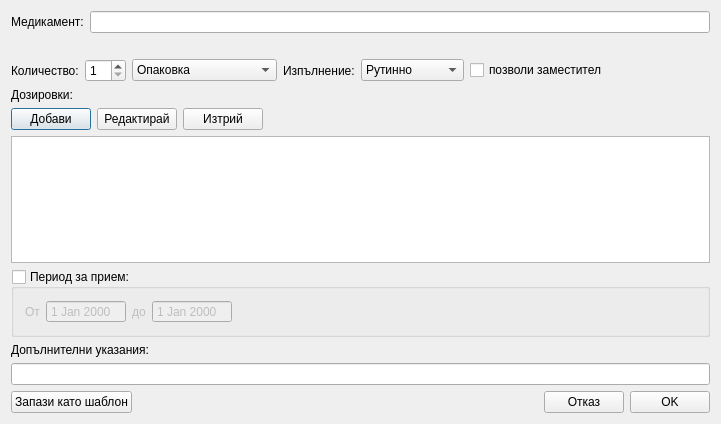
<?xml version="1.0" encoding="UTF-8"?>
<ui version="4.0">
 <class>MedicationDialogClass</class>
 <widget class="QDialog" name="MedicationDialogClass">
  <property name="geometry">
   <rect>
    <x>0</x>
    <y>0</y>
    <width>721</width>
    <height>424</height>
   </rect>
  </property>
  <property name="windowTitle">
   <string>MedicationDialog</string>
  </property>
  <layout class="QVBoxLayout" name="verticalLayout">
   <item>
    <layout class="QHBoxLayout" name="horizontalLayout">
     <item>
      <widget class="QLabel" name="label">
       <property name="text">
        <string>Медикамент:</string>
       </property>
      </widget>
     </item>
     <item>
      <widget class="AutoCompleteLineEdit" name="medicationEdit">
       <property name="sizePolicy">
        <sizepolicy hsizetype="Expanding" vsizetype="Fixed">
         <horstretch>0</horstretch>
         <verstretch>0</verstretch>
        </sizepolicy>
       </property>
       <property name="minimumSize">
        <size>
         <width>500</width>
         <height>0</height>
        </size>
       </property>
      </widget>
     </item>
    </layout>
   </item>
   <item>
    <widget class="QLabel" name="formLabel">
     <property name="text">
      <string/>
     </property>
    </widget>
   </item>
   <item>
    <layout class="QHBoxLayout" name="horizontalLayout_2">
     <item>
      <widget class="QLabel" name="label_3">
       <property name="text">
        <string>Количество:</string>
       </property>
      </widget>
     </item>
     <item>
      <widget class="QSpinBox" name="quantity">
       <property name="minimum">
        <number>1</number>
       </property>
      </widget>
     </item>
     <item>
      <widget class="QComboBox" name="quantityValue">
       <item>
        <property name="text">
         <string>Опаковка</string>
        </property>
       </item>
       <item>
        <property name="text">
         <string>Лекарствена форма</string>
        </property>
       </item>
      </widget>
     </item>
     <item>
      <widget class="QLabel" name="label_2">
       <property name="text">
        <string>Изпълнение:</string>
       </property>
      </widget>
     </item>
     <item>
      <widget class="QComboBox" name="priorityCombo">
       <property name="minimumSize">
        <size>
         <width>100</width>
         <height>0</height>
        </size>
       </property>
       <item>
        <property name="text">
         <string>Рутинно</string>
        </property>
       </item>
       <item>
        <property name="text">
         <string>Бързо</string>
        </property>
       </item>
       <item>
        <property name="text">
         <string>Много бързо</string>
        </property>
       </item>
       <item>
        <property name="text">
         <string>Веднага</string>
        </property>
       </item>
      </widget>
     </item>
     <item>
      <widget class="QCheckBox" name="substitutionCheck">
       <property name="text">
        <string>позволи заместител</string>
       </property>
      </widget>
     </item>
     <item>
      <spacer name="horizontalSpacer_2">
       <property name="orientation">
        <enum>Qt::Orientation::Horizontal</enum>
       </property>
       <property name="sizeHint" stdset="0">
        <size>
         <width>40</width>
         <height>20</height>
        </size>
       </property>
      </spacer>
     </item>
    </layout>
   </item>
   <item>
    <widget class="QLabel" name="label_5">
     <property name="text">
      <string>Дозировки:</string>
     </property>
    </widget>
   </item>
   <item>
    <layout class="QHBoxLayout" name="horizontalLayout_3">
     <item>
      <widget class="QPushButton" name="addButton">
       <property name="text">
        <string>Добави</string>
       </property>
      </widget>
     </item>
     <item>
      <widget class="QPushButton" name="editButton">
       <property name="text">
        <string>Редактирай</string>
       </property>
      </widget>
     </item>
     <item>
      <widget class="QPushButton" name="deleteButton">
       <property name="text">
        <string>Изтрий</string>
       </property>
      </widget>
     </item>
     <item>
      <spacer name="horizontalSpacer_3">
       <property name="orientation">
        <enum>Qt::Orientation::Horizontal</enum>
       </property>
       <property name="sizeHint" stdset="0">
        <size>
         <width>40</width>
         <height>20</height>
        </size>
       </property>
      </spacer>
     </item>
    </layout>
   </item>
   <item>
    <widget class="QListWidget" name="dosageList"/>
   </item>
   <item>
    <widget class="QGroupBox" name="periodGroup">
     <property name="title">
      <string>Период за прием:</string>
     </property>
     <property name="checkable">
      <bool>true</bool>
     </property>
     <property name="checked">
      <bool>false</bool>
     </property>
     <layout class="QHBoxLayout" name="horizontalLayout_5">
      <item>
       <widget class="QLabel" name="label_6">
        <property name="text">
         <string>От</string>
        </property>
       </widget>
      </item>
      <item>
       <widget class="DateEdit" name="fromDate">
        <property name="minimumSize">
         <size>
          <width>80</width>
          <height>0</height>
         </size>
        </property>
        <property name="buttonSymbols">
         <enum>QAbstractSpinBox::ButtonSymbols::NoButtons</enum>
        </property>
       </widget>
      </item>
      <item>
       <widget class="QLabel" name="label_7">
        <property name="text">
         <string>до</string>
        </property>
       </widget>
      </item>
      <item>
       <widget class="DateEdit" name="toDate">
        <property name="minimumSize">
         <size>
          <width>80</width>
          <height>0</height>
         </size>
        </property>
        <property name="buttonSymbols">
         <enum>QAbstractSpinBox::ButtonSymbols::NoButtons</enum>
        </property>
       </widget>
      </item>
      <item>
       <spacer name="horizontalSpacer">
        <property name="orientation">
         <enum>Qt::Orientation::Horizontal</enum>
        </property>
        <property name="sizeHint" stdset="0">
         <size>
          <width>40</width>
          <height>20</height>
         </size>
        </property>
       </spacer>
      </item>
     </layout>
    </widget>
   </item>
   <item>
    <widget class="QLabel" name="label_4">
     <property name="text">
      <string>Допълнителни указания:</string>
     </property>
    </widget>
   </item>
   <item>
    <widget class="QLineEdit" name="notesEdit"/>
   </item>
   <item>
    <layout class="QHBoxLayout" name="horizontalLayout_4">
     <item>
      <widget class="QPushButton" name="templateButton">
       <property name="text">
        <string>Запази като шаблон</string>
       </property>
      </widget>
     </item>
     <item>
      <spacer name="horizontalSpacer_4">
       <property name="orientation">
        <enum>Qt::Orientation::Horizontal</enum>
       </property>
       <property name="sizeHint" stdset="0">
        <size>
         <width>40</width>
         <height>20</height>
        </size>
       </property>
      </spacer>
     </item>
     <item>
      <widget class="QPushButton" name="cancelButton">
       <property name="text">
        <string>Отказ</string>
       </property>
      </widget>
     </item>
     <item>
      <widget class="QPushButton" name="okButton">
       <property name="text">
        <string>OK</string>
       </property>
      </widget>
     </item>
    </layout>
   </item>
  </layout>
 </widget>
 <layoutdefault spacing="6" margin="11"/>
 <customwidgets>
  <customwidget>
   <class>AutoCompleteLineEdit</class>
   <extends>QLineEdit</extends>
   <header>View/uiComponents/AutoCompleteLineEdit.h</header>
  </customwidget>
  <customwidget>
   <class>DateEdit</class>
   <extends>QDateEdit</extends>
   <header>View/uiComponents/DateEdit.h</header>
  </customwidget>
 </customwidgets>
 <resources/>
 <connections/>
</ui>
